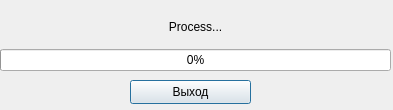
<?xml version="1.0" encoding="UTF-8"?>
<ui version="4.0">
 <class>DialogIndicator</class>
 <widget class="QDialog" name="DialogIndicator">
  <property name="windowModality">
   <enum>Qt::WindowModal</enum>
  </property>
  <property name="geometry">
   <rect>
    <x>0</x>
    <y>0</y>
    <width>393</width>
    <height>110</height>
   </rect>
  </property>
  <property name="minimumSize">
   <size>
    <width>393</width>
    <height>110</height>
   </size>
  </property>
  <property name="maximumSize">
   <size>
    <width>393</width>
    <height>110</height>
   </size>
  </property>
  <property name="contextMenuPolicy">
   <enum>Qt::NoContextMenu</enum>
  </property>
  <property name="windowTitle">
   <string>Working...</string>
  </property>
  <property name="sizeGripEnabled">
   <bool>false</bool>
  </property>
  <property name="modal">
   <bool>false</bool>
  </property>
  <widget class="QPushButton" name="ExitDialog">
   <property name="geometry">
    <rect>
     <x>130</x>
     <y>80</y>
     <width>121</width>
     <height>24</height>
    </rect>
   </property>
   <property name="maximumSize">
    <size>
     <width>500</width>
     <height>16777215</height>
    </size>
   </property>
   <property name="text">
    <string>Выход</string>
   </property>
  </widget>
  <widget class="QWidget" name="layoutWidget">
   <property name="geometry">
    <rect>
     <x>0</x>
     <y>10</y>
     <width>391</width>
     <height>61</height>
    </rect>
   </property>
   <layout class="QVBoxLayout" name="verticalLayout">
    <item>
     <widget class="QLabel" name="Log">
      <property name="text">
       <string>Process...</string>
      </property>
      <property name="alignment">
       <set>Qt::AlignCenter</set>
      </property>
     </widget>
    </item>
    <item>
     <widget class="QProgressBar" name="ProgressDo">
      <property name="value">
       <number>0</number>
      </property>
     </widget>
    </item>
   </layout>
  </widget>
 </widget>
 <resources/>
 <connections>
  <connection>
   <sender>ExitDialog</sender>
   <signal>clicked()</signal>
   <receiver>DialogIndicator</receiver>
   <slot>close()</slot>
   <hints>
    <hint type="sourcelabel">
     <x>238</x>
     <y>92</y>
    </hint>
    <hint type="destinationlabel">
     <x>320</x>
     <y>87</y>
    </hint>
   </hints>
  </connection>
 </connections>
</ui>
